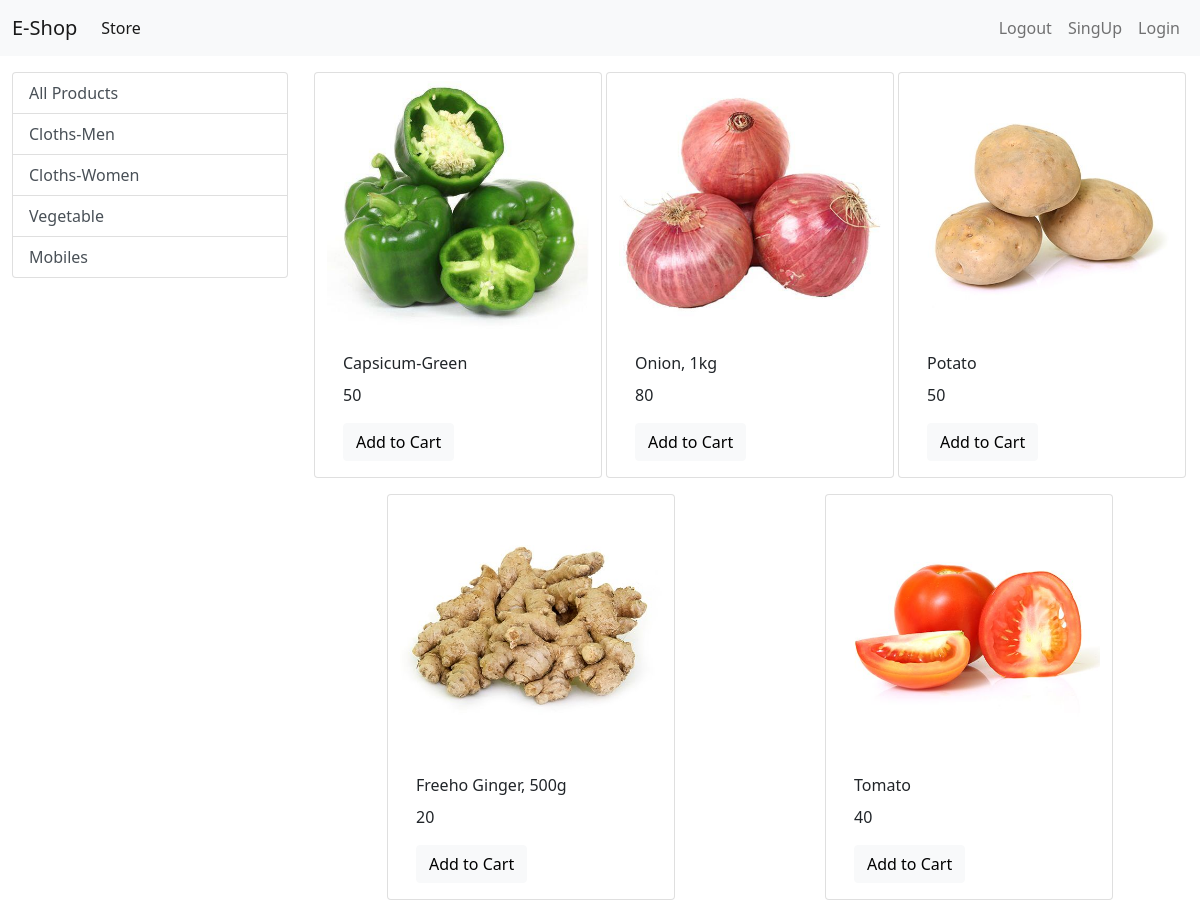
Screenshot of /?category=3 with the database file from the repository.
### store/models/category.py (models this page shows, shortened)
class Category(models.Model):
    name = models.CharField(max_length=40)

### store/models/product.py (models this page shows, shortened)
class Product(models.Model):
    name = models.CharField(max_length=50)
    price = models.IntegerField(default='0')
    category = models.ForeignKey(Category, on_delete=models.CASCADE, default= 1)
    description = models.CharField(max_length=500,default='', null=True, blank=True)
    image = models.ImageField(upload_to='uploads/products')
    @staticmethod
    def get_all_products_by_categoryid(category_id):
        if category_id:
            return Product.objects.filter(category=category_id)
        else:
            return Product.get_all_products()

### store/views.py (the view, shortened to what this page needs)
# urls.py: path('',views.Index.as_view(), name='home'),
class Index(View):
    def get(self, request):
        products = None
        categories = Category.objects.all()
        categoryID = request.GET.get('category')
        if categoryID:
            products = Product.get_all_products_by_categoryid(categoryID)
        else:
            products = Product.get_all_products()
        date = {}
        date['products'] = products
        date['categories'] = categories
        print('You are ', request.session.get('email'))
        return render(request, 'index.html', date)

### store/templates/index.html (shortened to what this page needs)
{% extends 'base.html' %}
{% block body %}
<div class="container-fluid mt-3">
    <div class="row">
        <div class="col-lg-3 mx-auto">
            <div class="list-group">
                <a href="/" class="list-group-item list-group-item-action">All Products</a>
                {% for category in categories %}
                <a href="/?category={{ category.id }}" class="list-group-item list-group-item-action">{{ category.name }}</a>
                {% endfor %}
            </div>
        </div>
        <div id="products" class="col-lg-9 mx-auto">
            <div class="row mx-auto">
                {% for product in products %}
                <div class="card mx-auto mb-3" style="width: 18rem;">
                    <img class="card-img-top" src="{{ product.image.url }}">
                    <div class="card-body">
                        <p class="card-title">{{ product.name }}</p>
                        <p class="card-text">{{ product.price }}</p>
                       <form action="/" method="POST">
                           <input type="submit"   class="btn btn-light border-btn-sm" value="Add to Cart" >
                       </form>
                    </div>
                </div>
                {% endfor %}
            </div>
        </div>
    </div>
</div>
{% endblock %}

### rows the page displays
Category: name "Cloths-Men"
Category: name "Cloths-Women"
Category: name "Vegetable"
Category: name "Mobiles"
Product: image (picture), name "Capsicum-Green", price "50"
Product: image (picture), name "Onion, 1kg", price "80"
Product: image (picture), name "Potato", price "50"
Product: image (picture), name "Freeho Ginger, 500g", price "20"
Product: image (picture), name "Tomato", price "40"
